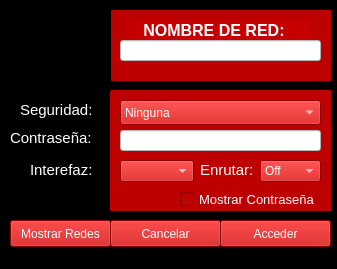
<?xml version="1.0" encoding="UTF-8"?>
<ui version="4.0">
 <class>MainWindow</class>
 <widget class="QMainWindow" name="MainWindow">
  <property name="geometry">
   <rect>
    <x>0</x>
    <y>0</y>
    <width>337</width>
    <height>269</height>
   </rect>
  </property>
  <property name="font">
   <font>
    <weight>50</weight>
    <bold>false</bold>
   </font>
  </property>
  <property name="windowTitle">
   <string>WIFI-FRONTEND</string>
  </property>
  <property name="windowIcon">
   <iconset>
    <normaloff>HYDRA.png</normaloff>HYDRA.png</iconset>
  </property>
  <property name="autoFillBackground">
   <bool>false</bool>
  </property>
  <property name="styleSheet">
   <string notr="true">background-color: rgb(0, 0, 0);
color: rgb(11, 11, 11);</string>
  </property>
  <widget class="QWidget" name="centralwidget">
   <widget class="QPushButton" name="pushButton">
    <property name="geometry">
     <rect>
      <x>110</x>
      <y>220</y>
      <width>111</width>
      <height>27</height>
     </rect>
    </property>
    <property name="styleSheet">
     <string notr="true">background-color: rgb(189, 0, 0);
color: rgb(255, 255, 255);</string>
    </property>
    <property name="text">
     <string>Cancelar</string>
    </property>
   </widget>
   <widget class="QPushButton" name="boton">
    <property name="geometry">
     <rect>
      <x>220</x>
      <y>220</y>
      <width>111</width>
      <height>27</height>
     </rect>
    </property>
    <property name="styleSheet">
     <string notr="true">background-color: rgb(189, 0, 0);
color: rgb(255, 255, 255);</string>
    </property>
    <property name="text">
     <string>Acceder</string>
    </property>
   </widget>
   <widget class="QPushButton" name="pushButton_3">
    <property name="geometry">
     <rect>
      <x>10</x>
      <y>220</y>
      <width>101</width>
      <height>27</height>
     </rect>
    </property>
    <property name="styleSheet">
     <string notr="true">background-color: rgb(189, 0, 0);
color: rgb(255, 255, 255);</string>
    </property>
    <property name="text">
     <string>Mostrar Redes</string>
    </property>
   </widget>
   <widget class="QLabel" name="labelLenguajes">
    <property name="geometry">
     <rect>
      <x>430</x>
      <y>80</y>
      <width>61</width>
      <height>20</height>
     </rect>
    </property>
    <property name="styleSheet">
     <string notr="true">background-color: rgb(0, 0, 0);
color: rgb(255, 255, 255);</string>
    </property>
    <property name="text">
     <string>TextLabel</string>
    </property>
   </widget>
   <widget class="QLabel" name="label_7">
    <property name="geometry">
     <rect>
      <x>110</x>
      <y>10</y>
      <width>221</width>
      <height>71</height>
     </rect>
    </property>
    <property name="styleSheet">
     <string notr="true">background-color: rgb(189, 0, 0);</string>
    </property>
    <property name="text">
     <string/>
    </property>
   </widget>
   <widget class="QLabel" name="label_4">
    <property name="geometry">
     <rect>
      <x>0</x>
      <y>0</y>
      <width>111</width>
      <height>91</height>
     </rect>
    </property>
    <property name="styleSheet">
     <string notr="true">color: rgb(255, 255, 255);
background-color: rgb(0, 0, 0);</string>
    </property>
    <property name="text">
     <string/>
    </property>
    <property name="pixmap">
     <pixmap>HYDRA2.png</pixmap>
    </property>
    <property name="scaledContents">
     <bool>true</bool>
    </property>
    <property name="wordWrap">
     <bool>false</bool>
    </property>
   </widget>
   <widget class="QLabel" name="label">
    <property name="geometry">
     <rect>
      <x>130</x>
      <y>20</y>
      <width>181</width>
      <height>20</height>
     </rect>
    </property>
    <property name="font">
     <font>
      <pointsize>12</pointsize>
      <weight>75</weight>
      <bold>true</bold>
     </font>
    </property>
    <property name="styleSheet">
     <string notr="true">background-color: rgb(198, 0, 0);
color: rgb(255, 255, 255);
</string>
    </property>
    <property name="text">
     <string>   NOMBRE DE RED:</string>
    </property>
   </widget>
   <widget class="QLineEdit" name="lineEdit">
    <property name="geometry">
     <rect>
      <x>120</x>
      <y>40</y>
      <width>201</width>
      <height>21</height>
     </rect>
    </property>
    <property name="styleSheet">
     <string notr="true">background-color: rgb(255, 255, 255);
color: rgb(255, 6, 6);
font: 75 12pt &quot;Sans Serif&quot;;</string>
    </property>
    <property name="text">
     <string/>
    </property>
    <property name="alignment">
     <set>Qt::AlignCenter</set>
    </property>
   </widget>
   <widget class="QLabel" name="label_2">
    <property name="geometry">
     <rect>
      <x>20</x>
      <y>100</y>
      <width>81</width>
      <height>20</height>
     </rect>
    </property>
    <property name="font">
     <font>
      <pointsize>11</pointsize>
     </font>
    </property>
    <property name="styleSheet">
     <string notr="true">color: rgb(255, 255, 255);
background-color: rgb(0, 0, 0);</string>
    </property>
    <property name="text">
     <string>Seguridad:</string>
    </property>
   </widget>
   <widget class="QLabel" name="label_3">
    <property name="geometry">
     <rect>
      <x>10</x>
      <y>130</y>
      <width>91</width>
      <height>16</height>
     </rect>
    </property>
    <property name="font">
     <font>
      <pointsize>11</pointsize>
     </font>
    </property>
    <property name="styleSheet">
     <string notr="true">color: rgb(255, 255, 255);
background-color: rgb(0, 0, 0);</string>
    </property>
    <property name="text">
     <string>Contraseña:</string>
    </property>
   </widget>
   <widget class="QLabel" name="label_8">
    <property name="geometry">
     <rect>
      <x>30</x>
      <y>160</y>
      <width>71</width>
      <height>20</height>
     </rect>
    </property>
    <property name="font">
     <font>
      <pointsize>11</pointsize>
     </font>
    </property>
    <property name="styleSheet">
     <string notr="true">color: rgb(255, 255, 255);
background-color: rgb(0, 0, 0);</string>
    </property>
    <property name="text">
     <string>Interefaz:</string>
    </property>
   </widget>
   <widget class="QLabel" name="label_10">
    <property name="geometry">
     <rect>
      <x>110</x>
      <y>90</y>
      <width>221</width>
      <height>121</height>
     </rect>
    </property>
    <property name="styleSheet">
     <string notr="true">background-color: rgb(189, 0, 0);</string>
    </property>
    <property name="text">
     <string/>
    </property>
   </widget>
   <widget class="QComboBox" name="seguridad">
    <property name="geometry">
     <rect>
      <x>120</x>
      <y>100</y>
      <width>201</width>
      <height>25</height>
     </rect>
    </property>
    <property name="styleSheet">
     <string notr="true">background-color: rgb(198, 0, 0);
color: rgb(255, 255, 255);
selection-color: rgb(0, 0, 0);
selection-background-color: rgb(171, 0, 0);
</string>
    </property>
    <item>
     <property name="text">
      <string>Ninguna</string>
     </property>
    </item>
    <item>
     <property name="text">
      <string>Wep</string>
     </property>
    </item>
    <item>
     <property name="text">
      <string>WPA-PSK</string>
     </property>
    </item>
    <item>
     <property name="text">
      <string>Wpa3</string>
     </property>
    </item>
   </widget>
   <widget class="QLineEdit" name="lineEdit_2">
    <property name="geometry">
     <rect>
      <x>120</x>
      <y>130</y>
      <width>201</width>
      <height>21</height>
     </rect>
    </property>
    <property name="styleSheet">
     <string notr="true">background-color: rgb(255, 255, 255);
color: rgb(3, 0, 0);</string>
    </property>
    <property name="inputMethodHints">
     <set>Qt::ImhNone</set>
    </property>
    <property name="echoMode">
     <enum>QLineEdit::Normal</enum>
    </property>
   </widget>
   <widget class="QComboBox" name="comboBox">
    <property name="geometry">
     <rect>
      <x>120</x>
      <y>160</y>
      <width>74</width>
      <height>22</height>
     </rect>
    </property>
    <property name="styleSheet">
     <string notr="true">background-color: rgb(198, 0, 0);
color: rgb(255, 255, 255);
selection-color: rgb(0, 0, 0);
selection-background-color: rgb(171, 0, 0);</string>
    </property>
   </widget>
   <widget class="QComboBox" name="comboBox_2">
    <property name="geometry">
     <rect>
      <x>260</x>
      <y>160</y>
      <width>61</width>
      <height>22</height>
     </rect>
    </property>
    <property name="styleSheet">
     <string notr="true">background-color: rgb(198, 0, 0);
color: rgb(255, 255, 255);
selection-color: rgb(0, 0, 0);
selection-background-color: rgb(171, 0, 0);</string>
    </property>
    <item>
     <property name="text">
      <string>Off</string>
     </property>
    </item>
    <item>
     <property name="text">
      <string>On</string>
     </property>
    </item>
   </widget>
   <widget class="QCheckBox" name="checkBox">
    <property name="geometry">
     <rect>
      <x>180</x>
      <y>190</y>
      <width>151</width>
      <height>19</height>
     </rect>
    </property>
    <property name="font">
     <font>
      <pointsize>10</pointsize>
     </font>
    </property>
    <property name="styleSheet">
     <string notr="true">color: rgb(255, 255, 255);
background-color: rgb(189, 0, 0);</string>
    </property>
    <property name="text">
     <string>Mostrar Contraseña</string>
    </property>
   </widget>
   <widget class="QLabel" name="label_9">
    <property name="geometry">
     <rect>
      <x>200</x>
      <y>160</y>
      <width>61</width>
      <height>20</height>
     </rect>
    </property>
    <property name="font">
     <font>
      <pointsize>11</pointsize>
     </font>
    </property>
    <property name="styleSheet">
     <string notr="true">color: rgb(255, 255, 255);
background-color: rgb(189, 0, 0);</string>
    </property>
    <property name="text">
     <string>Enrutar:</string>
    </property>
   </widget>
   <zorder>label_10</zorder>
   <zorder>label_7</zorder>
   <zorder>pushButton</zorder>
   <zorder>boton</zorder>
   <zorder>pushButton_3</zorder>
   <zorder>labelLenguajes</zorder>
   <zorder>label_4</zorder>
   <zorder>label</zorder>
   <zorder>lineEdit</zorder>
   <zorder>label_2</zorder>
   <zorder>label_3</zorder>
   <zorder>label_8</zorder>
   <zorder>seguridad</zorder>
   <zorder>lineEdit_2</zorder>
   <zorder>comboBox</zorder>
   <zorder>comboBox_2</zorder>
   <zorder>checkBox</zorder>
   <zorder>label_9</zorder>
  </widget>
  <widget class="QStatusBar" name="statusbar"/>
 </widget>
 <resources/>
 <connections/>
</ui>
